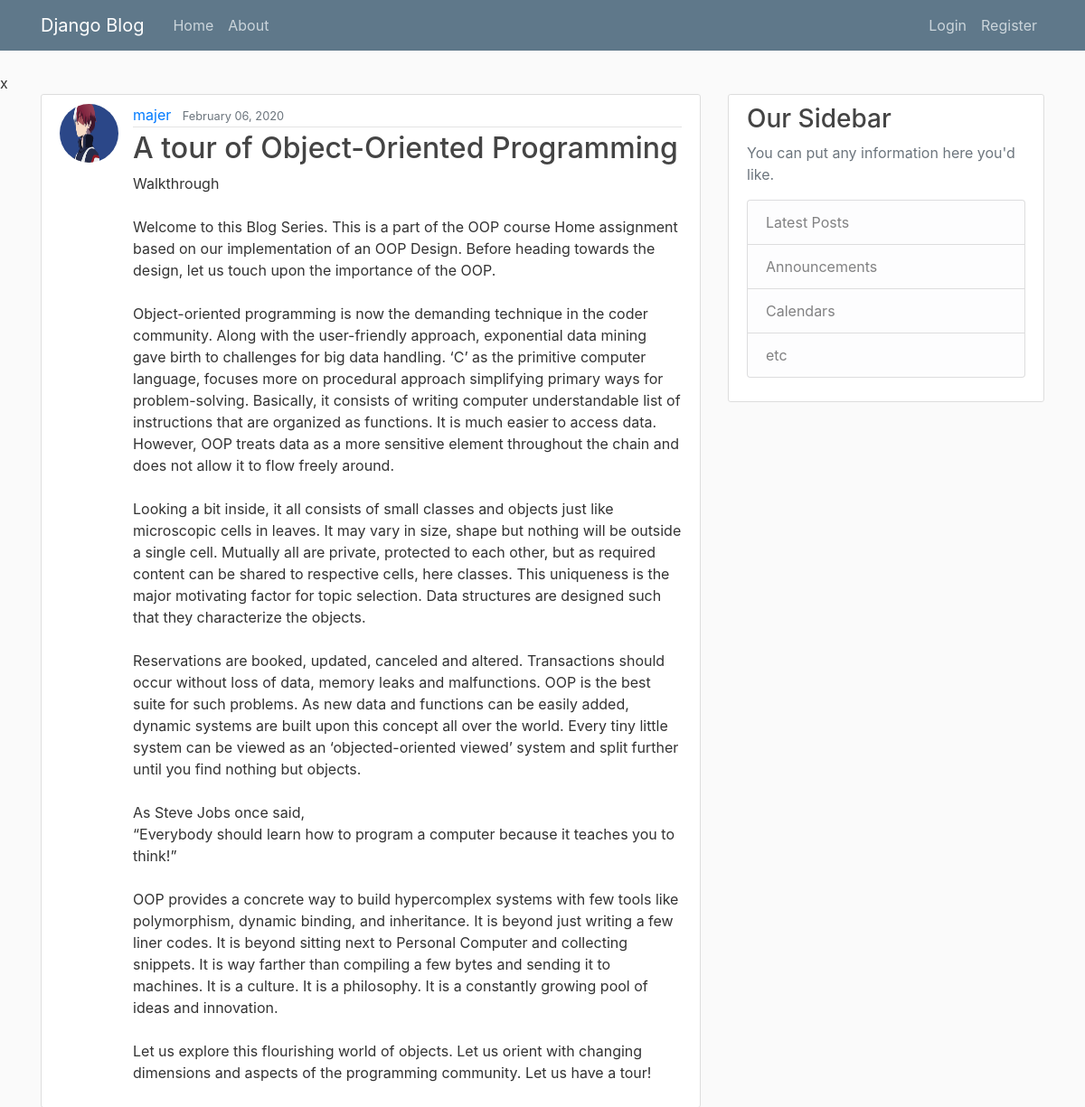
The page /post/1/ on the database as committed earlier.
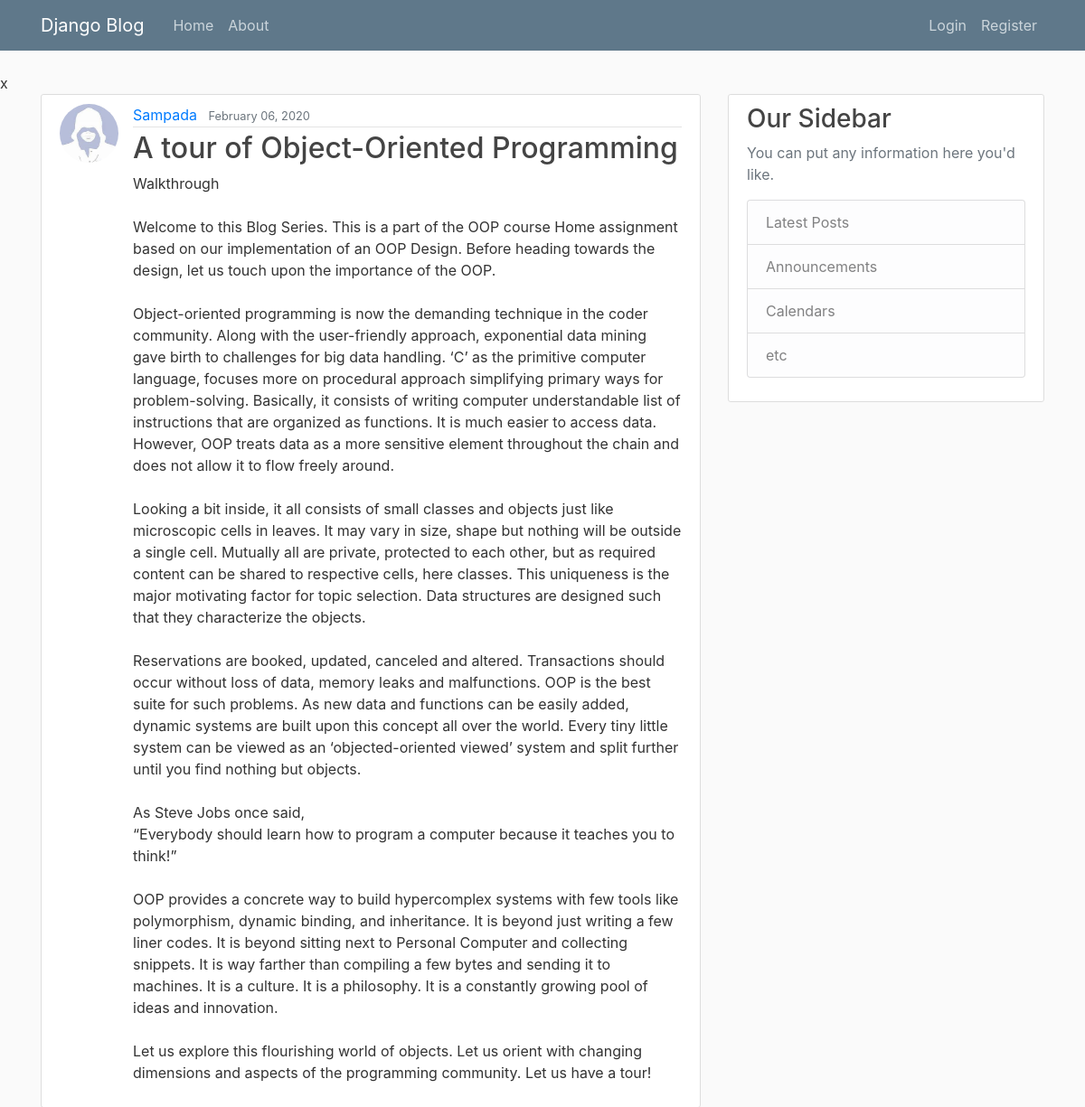
The same page on the database as committed later.
### blog/models.py (models this page shows, shortened)
class Post(models.Model):
    title = models.CharField(max_length=100)
    content = models.TextField()
    date = models.DateTimeField(default=timezone.now)
    author = models.ForeignKey(User,on_delete= models.CASCADE)

### users/models.py (models this page shows, shortened)
class Profile(models.Model):
    user = models.OneToOneField(User, on_delete=models.CASCADE) #cascade means if user is deleted, profile is deleted too
    image = models.ImageField(default='default.jpg',upload_to='profile_pics')

### blog/views.py (the view)
# urls.py: path('post/<int:pk>/', PostDetailView.as_view(), name='post-detail'),
class PostDetailView(DetailView):
    model = Post

### blog/templates/blog/post_detail.html (shortened to what this page needs)
{%extends "blog/base.html" %}
{%block content%}
    <article class="media content-section back">
        <img class= "rounded-circle article-img" src="{{object.author.profile.image.url}}">
      <div class="media-body">
        <div class="article-metadata">
          <a class="mr-2" href="{%url 'user-posts' object.author.username%}">{{ object.author }}</a>
          <small class="text-muted">{{ object.date|date:"F d, Y" }}</small>
        </div>
        <h2 "article-title" href="#">{{ object.title }}</h2>
        <p class="article-content">{{ object.content }}</p>
      </div>
    </article>
{%endblock content%}

Rows that differ between the two databases and show on the page:
changed Post "A tour of Object-Oriented Programming": author.profile.image: picture removed, a placeholder shows; author "majer" → "Sampada"
